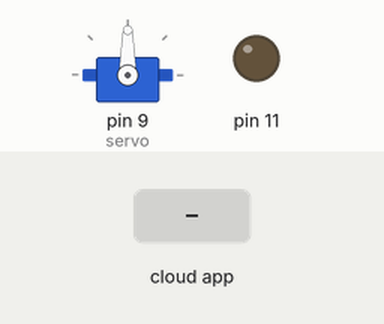
A sketch run on a simulated Arduino Uno, built with avr-gcc and run on an emulated ATmega328P. On the bench: servo, output pins drawn as LEDs (lit = HIGH). Inputs (shaded band) come from the test bench. The ROS host is connected and sends only what is stated.

Above: at 1.2 s.
1.3 s: the phone or cloud app sets servo to 0
At 2.0 s:
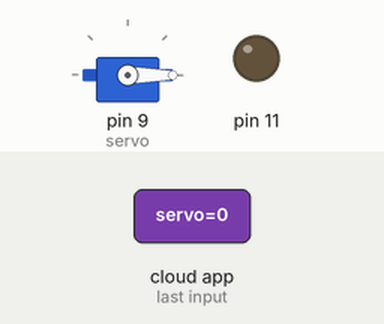
2.8 s: the phone or cloud app sets servo to 45
At 3.1 s:
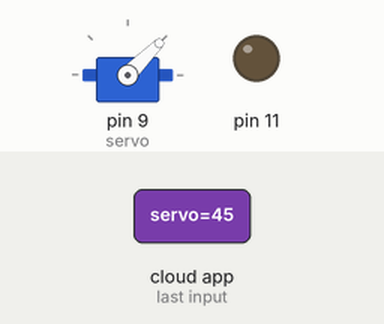
4.3 s: the phone or cloud app sets servo to 180
At 5.5 s:
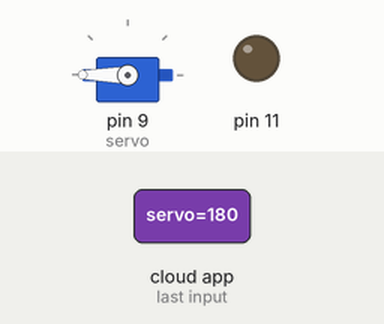
5.8 s: the phone or cloud app sets servo to 90
At 6.6 s:
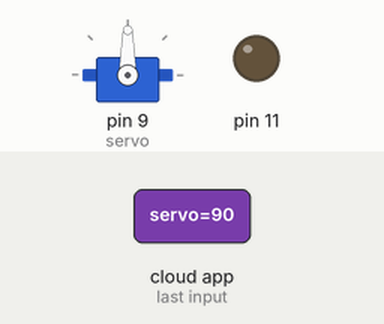
Timing chart, 0 to 8.3 s (numbered marks = the images above; inputs shaded):
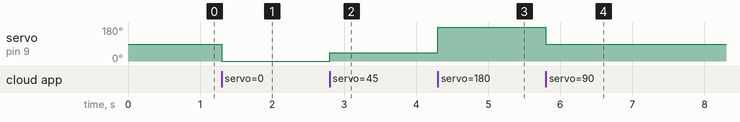

Measured:
- after the input at 1.3 s, servo on pin 9 (servo): 90° → 0° at once
- after the input at 2.8 s, servo on pin 9 (servo): 0° → 45° at once
- after the input at 4.3 s, servo on pin 9 (servo): 45° → 180° at once
- after the input at 5.8 s, servo on pin 9 (servo): 180° → 90° at once

The sketch:

ros_serial.ino
```cpp
#include <Servo.h>
#include <ros.h>
#include <std_msgs/UInt16.h>

ros::NodeHandle nh;

Servo servo;

void servoCb( const std_msgs::UInt16& cmd_msg) {
  servo.write(cmd_msg.data);
  //digitalWrite(11, HIGH-digitalRead(11));
}

ros::Subscriber<std_msgs::UInt16> sub("servo", servoCb);

void setup(){
  pinMode(11, OUTPUT);
  nh.getHardware()->setBaud(115200);
  nh.initNode();
  nh.subscribe(sub);

  servo.attach(9);
}

void loop(){
  nh.spinOnce();
  delay(1);
}
```
